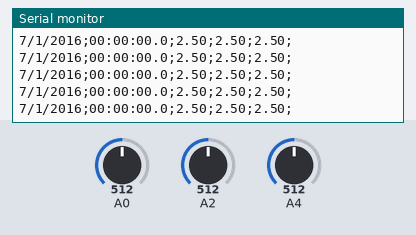
Bench run of a sketch on a simulated Arduino Uno, built with avr-gcc and run on an emulated ATmega328P. On the bench: the last lines printed to the serial monitor. Inputs (shaded band) come from the test bench; at power-on: A0 = 512, A2 = 512, A4 = 512.

Above: at 1.2 s.
1.3 s: A0 set to 716
At 1.36 s:
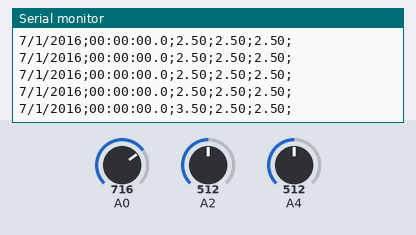
4.3 s: A2 set to 716
At 4.3 s:
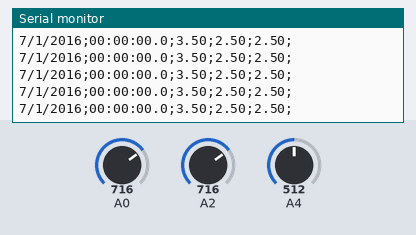
7.3 s: A4 set to 716
At 7.34 s:
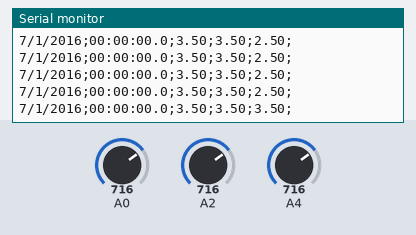
10.3 s: A0 set to 900
At 10.33 s:
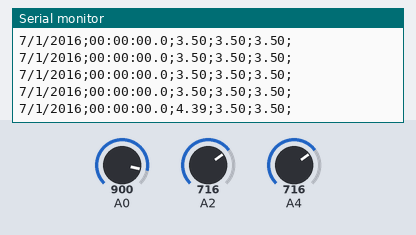
11.8 s: A2 set to 900
At 11.83 s:
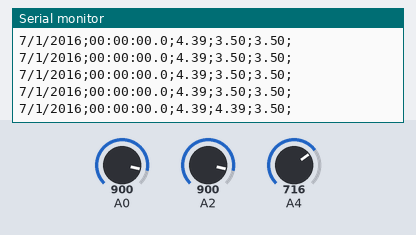
13.3 s: A4 set to 900
At 13.33 s:
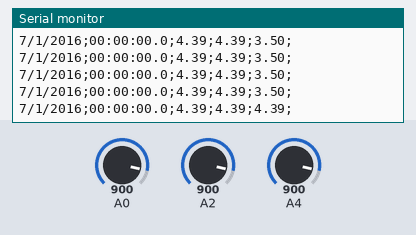

The sketch:

9volt.ino.ino
```cpp
unsigned long time;
void setup() {
 Serial.begin(9600);
}
void loop() {
  float sensorValue0 = analogRead(A0);
  float sensorValue1 = analogRead(A2);
  float sensorValue2 = analogRead(A4);

  float voltage0 = sensorValue0 * (5.0 / 1024.0);
  float voltate1 = sensorValue1 * (5.0 / 1024.0);
  float voltate2 = sensorValue2 * (5.0 / 1024.0);
  time = millis();
  Serial.print("7/1/2016;00:00:00.0;"); //prints time since program started
  Serial.print(voltage0); //prints time since program started
  Serial.print(";"); //prints time since program started
  Serial.print(voltate1); //prints time since program started
  Serial.print(";"); //prints time since program started
  Serial.print(voltate2); //prints time since program started
  Serial.print(";"); //prints time since program started
  Serial.println();
  delay(50);
}
```

9volt.c
```cpp
unsigned long time;
void setup() {
 Serial.begin(9600);
}
void loop() {
  float sensorValue0 = analogRead(A0);
  float sensorValue1 = analogRead(A2);
  float sensorValue2 = analogRead(A4);

  float voltage0 = sensorValue0 * (5.0 / 1024.0);
  float voltate1 = sensorValue1 * (5.0 / 1024.0);
  float voltate2 = sensorValue2 * (5.0 / 1024.0);
  time = millis();
  Serial.print("7/1/2016;00:00:00.0;"); //prints time since program started
  Serial.print(voltage0); //prints time since program started
  Serial.print(";"); //prints time since program started
  Serial.print(voltate1); //prints time since program started
  Serial.print(";"); //prints time since program started
  Serial.print(voltate2); //prints time since program started
  Serial.print(";"); //prints time since program started
  Serial.println();
  delay(50);
}
```

Measured:
- after the input at 1.3 s, the serial monitor: prints a new line at once (image 1)
- after the input at 7.3 s, the serial monitor: prints a new line at once (image 3)
- after the input at 10.3 s, the serial monitor: prints a new line at once (image 4)
- after the input at 11.8 s, the serial monitor: prints a new line at once (image 5)
- after the input at 13.3 s, the serial monitor: prints a new line at once (image 6)
